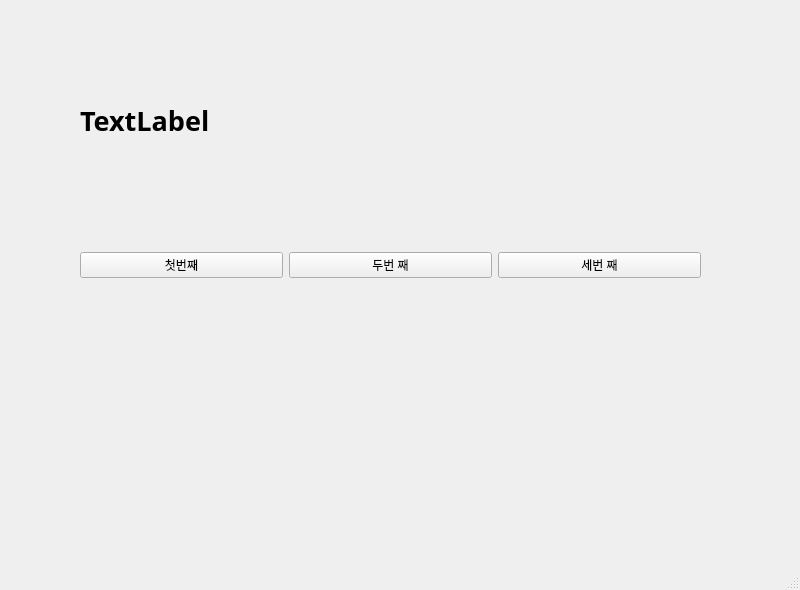
<?xml version="1.0" encoding="UTF-8"?>
<ui version="4.0">
 <class>MainWindow</class>
 <widget class="QMainWindow" name="MainWindow">
  <property name="geometry">
   <rect>
    <x>0</x>
    <y>0</y>
    <width>800</width>
    <height>590</height>
   </rect>
  </property>
  <property name="windowTitle">
   <string>MainWindow</string>
  </property>
  <widget class="QWidget" name="centralwidget">
   <widget class="QWidget" name="horizontalLayoutWidget">
    <property name="geometry">
     <rect>
      <x>80</x>
      <y>200</y>
      <width>621</width>
      <height>131</height>
     </rect>
    </property>
    <layout class="QHBoxLayout" name="horizontalLayout">
     <item>
      <widget class="QPushButton" name="pushButton_3">
       <property name="text">
        <string>첫번째</string>
       </property>
      </widget>
     </item>
     <item>
      <widget class="QPushButton" name="pushButton_2">
       <property name="text">
        <string>두번 째</string>
       </property>
      </widget>
     </item>
     <item>
      <widget class="QPushButton" name="pushButton">
       <property name="text">
        <string>세번 째</string>
       </property>
      </widget>
     </item>
    </layout>
   </widget>
   <widget class="QLabel" name="label">
    <property name="geometry">
     <rect>
      <x>80</x>
      <y>90</y>
      <width>361</width>
      <height>61</height>
     </rect>
    </property>
    <property name="font">
     <font>
      <family>맑은 고딕</family>
      <pointsize>20</pointsize>
      <weight>75</weight>
      <bold>true</bold>
     </font>
    </property>
    <property name="text">
     <string>TextLabel</string>
    </property>
   </widget>
  </widget>
  <widget class="QMenuBar" name="menubar">
   <property name="geometry">
    <rect>
     <x>0</x>
     <y>0</y>
     <width>800</width>
     <height>21</height>
    </rect>
   </property>
  </widget>
  <widget class="QStatusBar" name="statusbar"/>
 </widget>
 <resources/>
 <connections>
  <connection>
   <sender>pushButton_3</sender>
   <signal>clicked()</signal>
   <receiver>MainWindow</receiver>
   <slot>firstClick()</slot>
   <hints>
    <hint type="sourcelabel">
     <x>122</x>
     <y>285</y>
    </hint>
    <hint type="destinationlabel">
     <x>200</x>
     <y>331</y>
    </hint>
   </hints>
  </connection>
  <connection>
   <sender>pushButton_2</sender>
   <signal>clicked()</signal>
   <receiver>MainWindow</receiver>
   <slot>secondClick()</slot>
   <hints>
    <hint type="sourcelabel">
     <x>350</x>
     <y>285</y>
    </hint>
    <hint type="destinationlabel">
     <x>442</x>
     <y>337</y>
    </hint>
   </hints>
  </connection>
  <connection>
   <sender>pushButton</sender>
   <signal>clicked()</signal>
   <receiver>MainWindow</receiver>
   <slot>thirdClick()</slot>
   <hints>
    <hint type="sourcelabel">
     <x>552</x>
     <y>284</y>
    </hint>
    <hint type="destinationlabel">
     <x>680</x>
     <y>338</y>
    </hint>
   </hints>
  </connection>
 </connections>
 <slots>
  <slot>firstClick()</slot>
  <slot>secondClick()</slot>
  <slot>thirdClick()</slot>
 </slots>
</ui>
